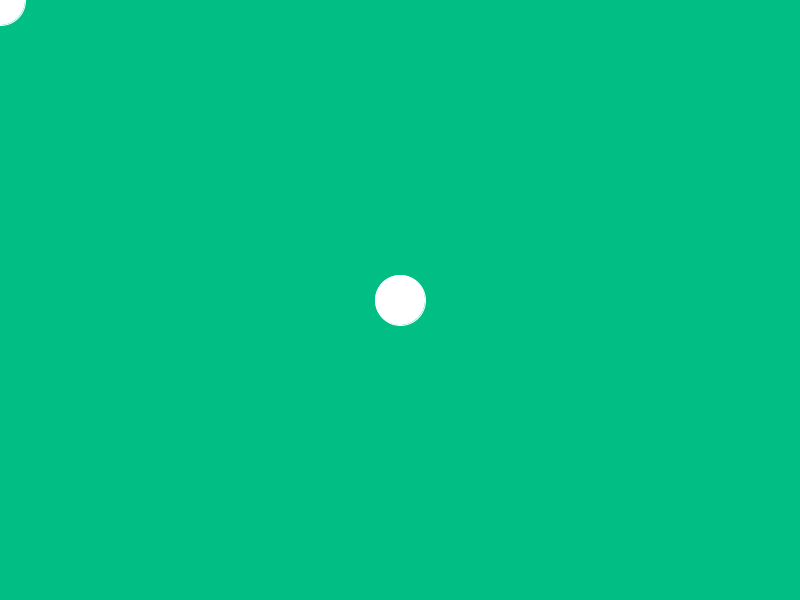
Frame 1 (no input)
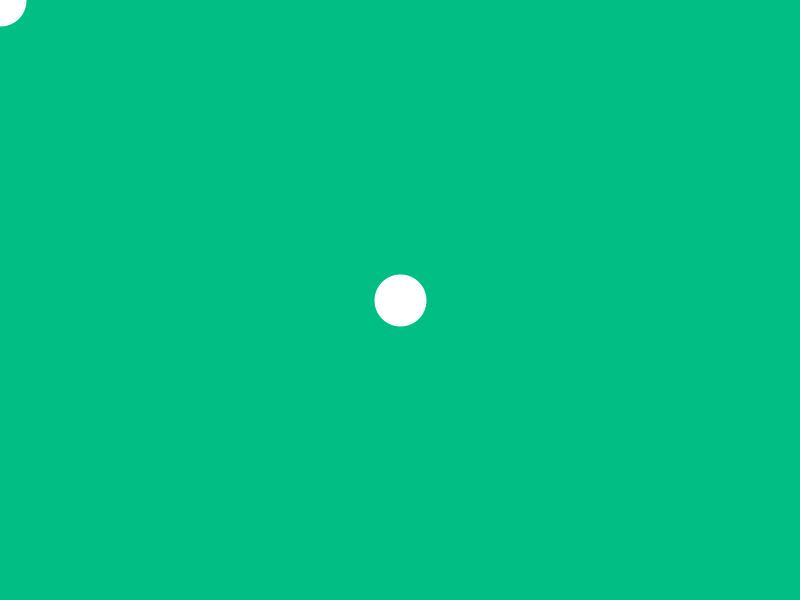
Frame 60 (the mouse pressed at the canvas centre just before this capture)
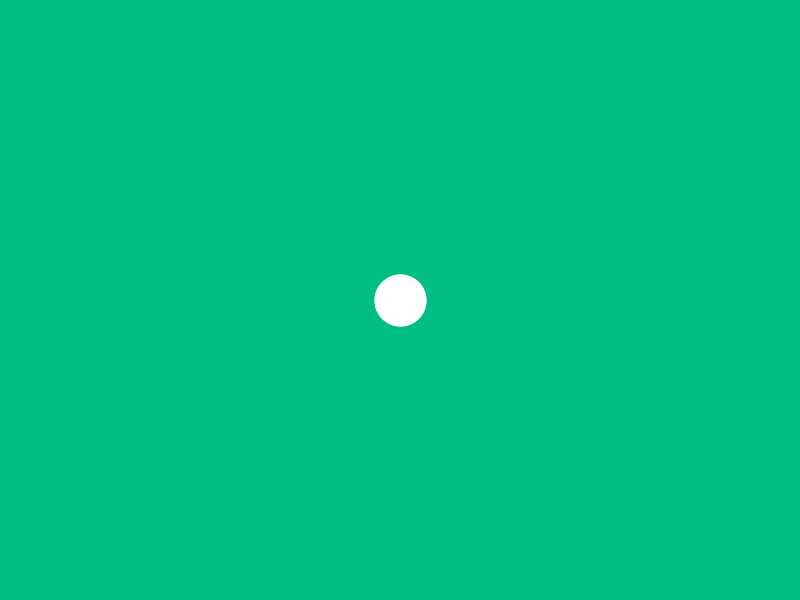
Frame 120 (the mouse held since frame 60 and released just before this capture)

The Processing sketch that drew these frames (run headless with seeded random() and noise(); from frame 60 on, the mouse is pressed at the canvas centre):

// Processing sketch: pitagoras_b
// ── pitagoras_b.pde
/**
** Ejemplo 2 : Pitagoras basico.
** Temas: Trigonometria.
** by #90ED Media Art Studio. 
*/

void setup(){
  size(800,600);
  background(0,190,132);
   smooth();
  
}

void draw(){
   background(0,190,132);
   stroke(255);
   fill(255);
   
   ellipse(width/2,height/2,50,50);
   
   ellipse(mouseX,mouseY,50,50);
   strokeWeight(2);
   if(dist(width/2,height/2,mouseX,mouseY) < 200){
     line(width/2,height/2,mouseX,mouseY);
   }
   
   
}
